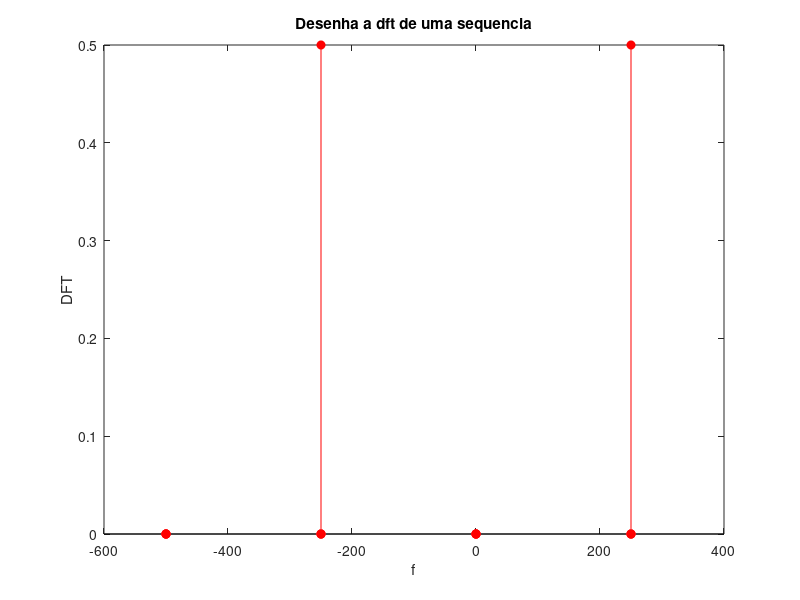
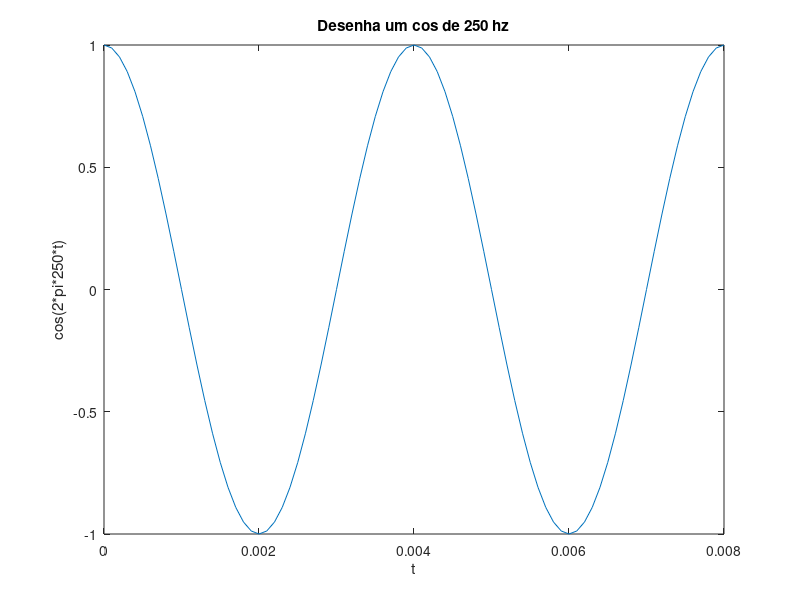
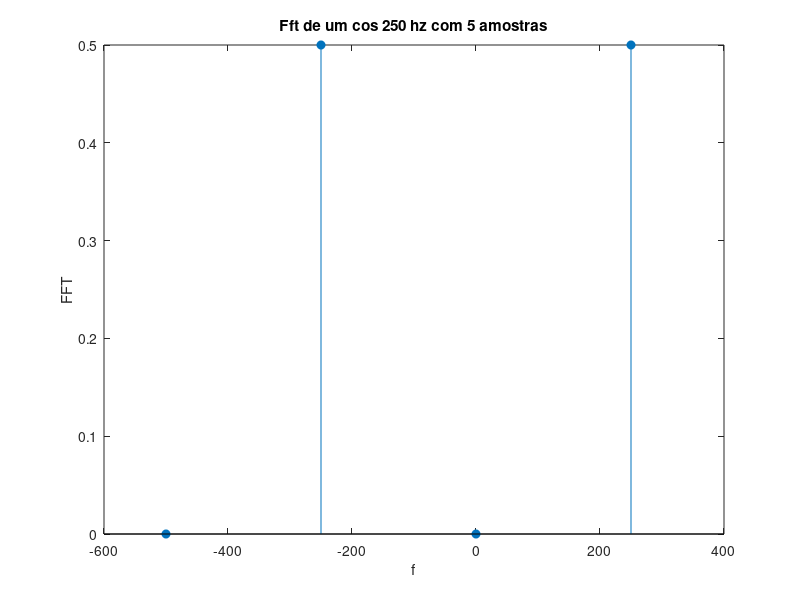

Reproduce these figures in MATLAB, in order.
close all; clc; clear;

N = 4;
fa = 1000;
DeltaF = fa/N;
%--------------------------------------------------------
% Calcula a DFT de uma sequencia dada
%--------------------------------------------------------

m_pattern = [1,0,-1,0];
seq = m_pattern(mod(0:N-1,length(m_pattern))+ 1);
DFT_X = zeros(N); 
for k=0:N-1
    sum_temp = 0;
    for n=0:N-1
        sum_temp = sum_temp + seq(n+1)*exp(1i*2*pi*k*n/N);
    end
    DFT_X(k+1) = sum_temp; 
end

DFT_X = fftshift(DFT_X);
disp(DFT_X);

k_values = zeros(N);

if (mod(N,2)~=0)
    k_values = [ceil(-N/2):floor(N/2)];
else
    k_values = [-N/2:N/2 - 1];
end


f_values = k_values.*DeltaF;

stem(f_values,abs(DFT_X/N),"filled","red");
title("Desenha a dft de uma sequencia");
ylabel("DFT");
xlabel("f");


%--------------------------------------------------------
% Plota o grafico de um cos de 250hz
%--------------------------------------------------------

figure;
t = [0:1/10000:2/250];
m_c = cos(2*pi*250*t); % cos de 250hz.
plot(t,m_c);
title("Desenha um cos de 250 hz")
ylabel("cos(2*pi*250*t)");
xlabel("t");

%--------------------------------------------------------
% Pega 4 amostras com frequencia de amostragem = 1000HZ
% e compara com a nossa sequencia inicial
%--------------------------------------------------------


t = [0: N-1]/fa;
m_c2 = cos(2*pi*250*t);
if (m_c2 - seq) < 10^-4
    disp("A sequencia foi baseada em um cos de 250Hz");
    disp(seq)
    disp(m_c2)
else
    disp("As sequencias nao batem");
    disp(seq)
    disp(m_c2)
end

%--------------------------------------------------------
% Calcula a fft
%--------------------------------------------------------

m_fft = fft(m_c2);
fft_f_values = fa/N*[-N/2:N/2-1];

figure;
stem(fft_f_values,abs(fftshift(m_fft)/N),"filled");
title("Fft de um cos 250 hz com 5 amostras");
ylabel("FFT");
xlabel("f");
